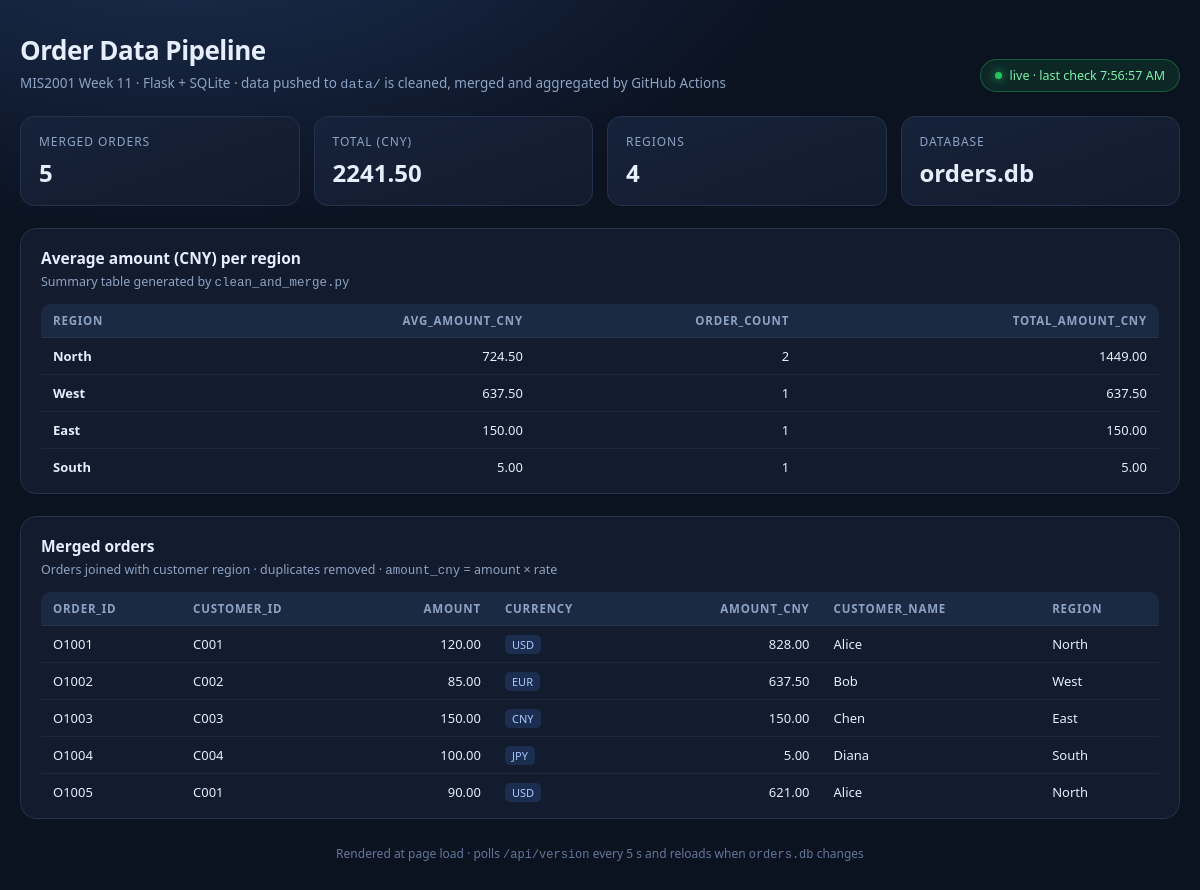
The page / on the database its author committed.
### tables this page shows
CREATE TABLE "region_summary" (
"region" TEXT,
  "avg_amount_cny" REAL,
  "order_count" INTEGER,
  "total_amount_cny" REAL
);

CREATE TABLE "orders_merged" (
"order_id" TEXT,
  "customer_id" TEXT,
  "amount" INTEGER,
  "currency" TEXT,
  "amount_cny" REAL,
  "customer_name" TEXT,
  "region" TEXT
);

### app.py (the view)
@app.route("/")
def index() -> str:
    order_cols, orders = fetch_table(ORDER_TABLE)
    orders = sort_rows(order_cols, orders)
    summary_cols, summary = fetch_table(SUMMARY_TABLE)
    summary = sort_rows(summary_cols, summary, numeric="avg_amount_cny")
    revenue = sum(r.get("amount_cny") or 0 for r in orders)
    totals = {
        "orders": len(orders),
        "revenue": round(revenue, 2),
        "regions": len(summary),
    }
    return render_template(
        "index.html",
        order_cols=order_cols,
        orders=orders,
        summary_cols=summary_cols,
        summary=summary,
        totals=totals,
        db_exists=DB_PATH.exists(),
    )

### app.py (called while the page is built)
def fetch_table(table: str) -> tuple[list[str], list[dict]]:
    if not DB_PATH.exists():
        return [], []
    try:
        with sqlite3.connect(f"file:{DB_PATH}?mode=ro", uri=True, timeout=5) as conn:
            conn.row_factory = sqlite3.Row
            cursor = conn.execute(f"SELECT * FROM {table}")
            columns = [d[0] for d in cursor.description] if cursor.description else []
            return columns, [dict(row) for row in cursor.fetchall()]
    except sqlite3.Error:
        return [], []

def sort_rows(columns: list[str], rows: list[dict], numeric: str | None = None) -> list[dict]:
    keys = [c for c in ("order_date", "order_id") if c in columns]
    if keys:
        return sorted(rows, key=lambda r: tuple(str(r.get(k) or "") for k in keys))
    if numeric and numeric in columns:
        return sorted(rows, key=lambda r: r.get(numeric) or 0, reverse=True)
    return rows

### templates/index.html (shortened to what this page needs)
<!DOCTYPE html>
<html lang="en">
<head>
</head>
<body>
<div class="wrap">
  <header>
    <div>
      <h1>Order Data Pipeline</h1>
      <p class="sub">MIS2001 Week 11 · Flask + SQLite · data pushed to <code>data/</code> is cleaned, merged and aggregated by GitHub Actions</p>
    </div>
    <div class="pill"><span class="dot"></span><span id="status">live · auto-refresh on database change</span></div>
  </header>
  <div class="cards">
    <div class="card"><div class="k">Merged orders</div><div class="v">{{ totals.orders }}</div></div>
    <div class="card"><div class="k">Total (CNY)</div><div class="v">{{ "%.2f"|format(totals.revenue) }}</div></div>
    <div class="card"><div class="k">Regions</div><div class="v">{{ totals.regions }}</div></div>
    <div class="card"><div class="k">Database</div><div class="v">{{ "orders.db" if db_exists else "not built" }}</div></div>
  </div>
  <section>
    <h2>Average amount (CNY) per region</h2>
    <p class="hint">Summary table generated by <code>clean_and_merge.py</code></p>
    <div class="scroll">
      <table>
        <thead>
          <tr>{% for c in summary_cols %}<th class="{{ 'num' if 'amount' in c or 'count' in c }}">{{ c }}</th>{% endfor %}</tr>
        </thead>
        <tbody>
          {% for row in summary %}
          <tr>
            {% for c in summary_cols %}
              {% if c == 'region' %}<td class="region">{{ row[c] }}</td>
              {% elif 'amount' in c %}<td class="num">{{ "%.2f"|format(row[c] or 0) }}</td>
              {% else %}<td class="num">{{ row[c] }}</td>{% endif %}
            {% endfor %}
          </tr>
          {% else %}
          <tr><td colspan="9" class="empty">No data yet — run <code>python clean_and_merge.py</code></td></tr>
          {% endfor %}
        </tbody>
      </table>
    </div>
  </section>
  <section>
    <h2>Merged orders</h2>
    <p class="hint">Orders joined with customer region · duplicates removed · <code>amount_cny</code> = amount × rate</p>
    <div class="scroll">
      <table>
        <thead>
          <tr>{% for c in order_cols %}<th class="{{ 'num' if 'amount' in c }}">{{ c }}</th>{% endfor %}</tr>
        </thead>
        <tbody>
          {% for row in orders %}
          <tr>
            {% for c in order_cols %}
              {% if 'amount' in c %}<td class="num">{{ "%.2f"|format(row[c] or 0) }}</td>
              {% elif c == 'currency' %}<td><span class="tag">{{ row[c] }}</span></td>
              {% else %}<td>{{ row[c] }}</td>{% endif %}
            {% endfor %}
          </tr>
          {% else %}
          <tr><td colspan="12" class="empty">No data yet — run <code>python clean_and_merge.py</code></td></tr>
          {% endfor %}
        </tbody>
      </table>
    </div>
  </section>
  <footer>Rendered at page load · polls <code>/api/version</code> every 5 s and reloads when <code>orders.db</code> changes</footer>
</div>
</body>
</html>

### templates/index.html (style rules this page uses)
:root { --bg: #0b1220; --panel: #121c2e; --panel-2: #16223a; --line: #23324d; --text: #e6eefc; --muted: #8ea3c4; --accent: #4f8cff; --accent-2: #22c55e; }
* { box-sizing: border-box; }
body { margin: 0; padding: 32px 20px 56px; font-family: "Segoe UI", Inter, system-ui, -apple-system, sans-serif; color: var(--text); background: radial-gradient(1200px 600px at 15% -10%, #1b2f52 0%, var(--bg) 55%); min-height: 100vh; }
.wrap { max-width: 1180px; margin: 0 auto; }
header { display: flex; flex-wrap: wrap; gap: 16px; align-items: flex-end; justify-content: space-between; margin-bottom: 24px; }
h1 { font-size: 26px; margin: 0 0 6px; letter-spacing: -.02em; }
.sub { color: var(--muted); font-size: 13.5px; margin: 0; }
.pill { display: inline-flex; align-items: center; gap: 8px; padding: 7px 14px; border-radius: 999px; font-size: 12.5px; background: rgba(34, 197, 94, .12); color: #7ef0a8; border: 1px solid rgba(34,197,94,.35); }
.dot { width: 7px; height: 7px; border-radius: 50%; background: var(--accent-2); box-shadow: 0 0 10px var(--accent-2); }
.cards { display: grid; grid-template-columns: repeat(auto-fit, minmax(180px, 1fr)); gap: 14px; margin-bottom: 22px; }
.card { background: linear-gradient(160deg, var(--panel-2), var(--panel)); border: 1px solid var(--line); border-radius: 14px; padding: 16px 18px; }
.card .k { font-size: 12px; text-transform: uppercase; letter-spacing: .08em; color: var(--muted); }
.card .v { font-size: 24px; font-weight: 650; margin-top: 6px; }
section { background: var(--panel); border: 1px solid var(--line); border-radius: 16px; padding: 18px 20px 8px; margin-bottom: 22px; }
section h2 { font-size: 15.5px; margin: 0 0 4px; }
section p.hint { color: var(--muted); font-size: 12.5px; margin: 0 0 14px; }
.scroll { overflow: auto; max-height: 460px; border-radius: 10px; }
table { width: 100%; border-collapse: collapse; font-size: 13px; }
thead th { position: sticky; top: 0; z-index: 1; background: #1b2942; color: var(--muted); text-align: left; font-weight: 600; font-size: 11.5px; text-transform: uppercase; letter-spacing: .07em; padding: 9px 12px; white-space: nowrap; border-bottom: 1px solid var(--line); }
tbody td { padding: 9px 12px; border-bottom: 1px solid rgba(35,50,77,.55); white-space: nowrap; }
tbody tr:last-child td { border-bottom: none; }
.num { text-align: right; font-variant-numeric: tabular-nums; }
.region { font-weight: 600; }
.tag { font-size: 11px; padding: 2px 7px; border-radius: 5px; background: rgba(79,140,255,.16); color: #a9c8ff; }
footer { color: #64789a; font-size: 12px; text-align: center; margin-top: 26px; }

### rows shown on the page
region_summary: region "North", avg_amount_cny "724.50" "1449.00", order_count "2"
region_summary: region "West", avg_amount_cny "637.50" "637.50", order_count "1"
region_summary: region "East", avg_amount_cny "150.00" "150.00", order_count "1"
region_summary: region "South", avg_amount_cny "5.00" "5.00", order_count "1"
orders_merged: order "O1001" "C001" "Alice" "North", amount "120.00" "828.00", currency "USD"
orders_merged: order "O1002" "C002" "Bob" "West", amount "85.00" "637.50", currency "EUR"
orders_merged: order "O1003" "C003" "Chen" "East", amount "150.00" "150.00", currency "CNY"
orders_merged: order "O1004" "C004" "Diana" "South", amount "100.00" "5.00", currency "JPY"
orders_merged: order "O1005" "C001" "Alice" "North", amount "90.00" "621.00", currency "USD"

### other values the page prints
{{ totals.orders }} "5"
{{ "%.2f"|format(totals.revenue) }} "2241.50"
{{ totals.regions }} "4"
{{ "orders.db" if db_exists else "not built" }} "orders.db"
{{ c }} "REGION" "AVG_AMOUNT_CNY" "ORDER_COUNT" "TOTAL_AMOUNT_CNY"
{{ c }} "ORDER_ID" "CUSTOMER_ID" "AMOUNT" "CURRENCY" "AMOUNT_CNY" "CUSTOMER_NAME" "REGION"
